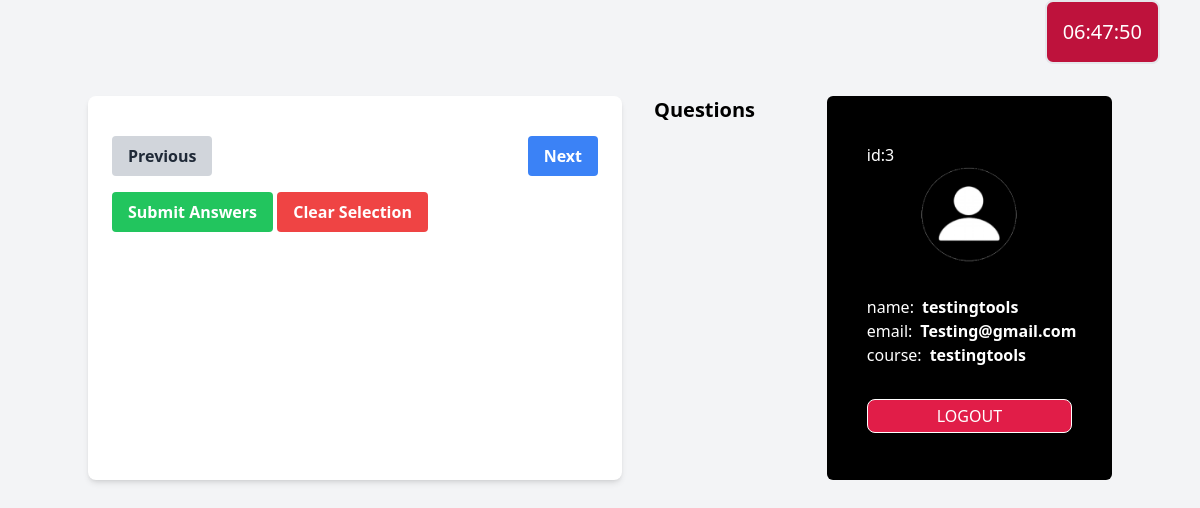
Page /assessments/testingtools (signed in) on the earlier database version.
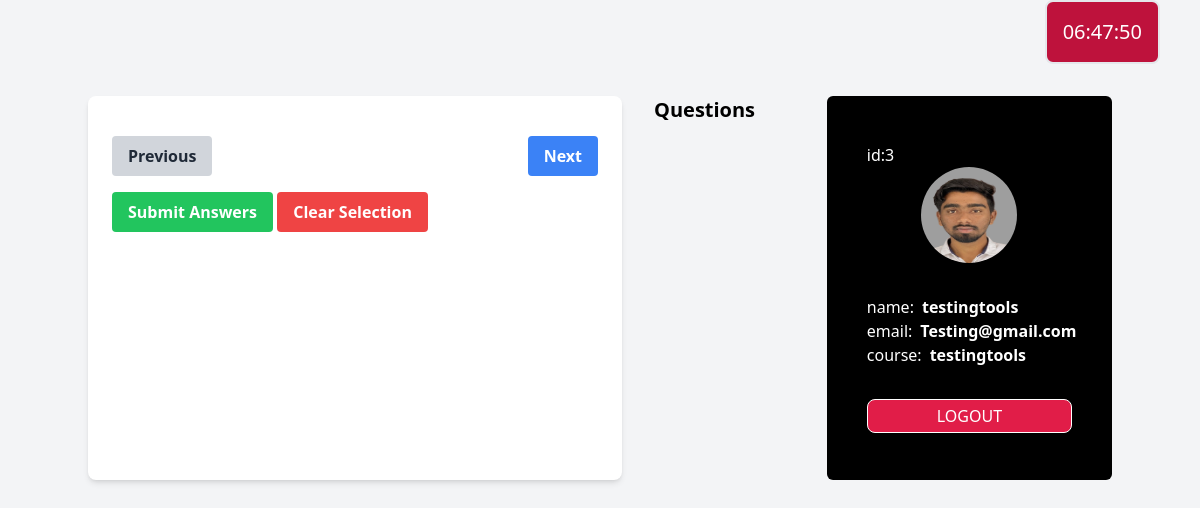
Same page on the later database version.
### app/models/models.py (models this page shows, shortened)
class User(UserMixin,db.Model):
    id = db.Column(db.Integer, primary_key=True)
    email = db.Column(db.String(100), unique=True, nullable=False)
    username = db.Column(db.String(64), index=True, unique=True)
    password_hash = db.Column(db.String(128))  # Changed field name to password_hash
    course = db.Column(db.String(64))  # Add course column
    profile_image = db.Column(db.String(100), default='default.png')

### app/routes/assessments.py (the view, shortened to what this page needs)
@assessment_bp.route('/assessments/<course>', methods=['GET', 'POST'])
def display_assessments(course):
    if request.method == 'GET':
        assessments = Assessment.query.filter_by(course=course).all()
        return render_template('displayassessments.html', assessments=assessments, index_start=1, enumerate=enumerate)

### app/extensions/login_manager.py (called while the page is built)
@login_manager.user_loader
def load_user(user_id):
    user = User.query.get(user_id)
    if not user:
        user = Faculty.query.get(user_id)
    return user

### app/templates/displayassessments.html (shortened to what this page needs)
<!DOCTYPE html>
<html lang="en">
<head>
    <script src="https://cdn.tailwindcss.com"></script>
</head>
<body class="bg-gray-100 cursor-pointer">
    <div class="flex justify-end mr-10">
        <span id="current-time" class="text-xl border-2 bg-rose-700 text-white p-4 rounded-lg hover:bg-green-600"></span>
    </div>
    <div class="container mx-auto py-8 flex">
        <div class="w-3/4 bg-white rounded-lg shadow-md p-6">
            <div class="flex justify-between mt-4">
                <button id="prev-btn" class="bg-gray-300 hover:bg-gray-400 text-gray-800 font-bold py-2 px-4 rounded" onclick="prevQuestion()">Previous</button>
                <button id="next-btn" class="bg-blue-500 hover:bg-blue-700 text-white font-bold py-2 px-4 rounded" onclick="nextQuestion()">Next</button>
            </div>
            <form id="answers-form" action="/submit_answers/{{ current_user.course }}" method="post" style="display: inline;">
                <button type="submit" class="bg-green-500 hover:bg-green-700 text-white font-bold py-2 px-4 rounded mt-4">Submit Answers</button>
            </form>
            <button id="clear-btn" class="bg-red-500 hover:bg-red-700 text-white font-bold py-2 px-4 rounded mt-4" onclick="clearSelection()">Clear Selection</button>
        </div>
        <div class="w-1/4 ml-8">
            <h2 class="text-xl font-bold mb-4">Questions</h2>
        </div>
        <div class="bg-black text-white h-96 w-96 grid grid-cols-1 justify-center items-center rounded-md p-10">
            <div class="grid grid-cols-1">
                <p>id:{{current_user.id}}</p>
                <div class="profile-image-container justify-center flex">
                    {% if current_user.profile_image %}
                    <img id="profile-image" src="{{ url_for('static', filename='profile_pics/' + current_user.profile_image) }}" class="h-24 w-24 rounded-full" alt="{{ current_user.username }}'s Profile Image" onerror="this.onerror=null;this.src='{{ url_for('static', filename='profile_pics/profile.png') }}';" />
                    {% else %}
                    <img id="profile-image" src="{{ url_for('static', filename='profile_pics/default.png') }}" class="h-16 w-16 rounded-full" alt="Default Profile Image">
                    {% endif %}
                </div>
                <div class="grid grid-cols-1 mt-8">
                    <p class="">name:<b class="ml-2">{{current_user.username}}</b><p>
                    <p class="">email:<b class="ml-2">{{current_user.email}}</b></p>
                    <p class="">course:<b class="ml-2">{{current_user.course}}</b></p>
                </div>
                <a href="/" class="border border-white py-1 px-3 rounded-lg mt-8 bg-rose-600 justify-center flex hover:bg-green-600">LOGOUT</a>
            </div>
        </div>
    </div>
</body>
</html>

Differences in the rows shown:
changed User "testingtools": profile_image: picture added
